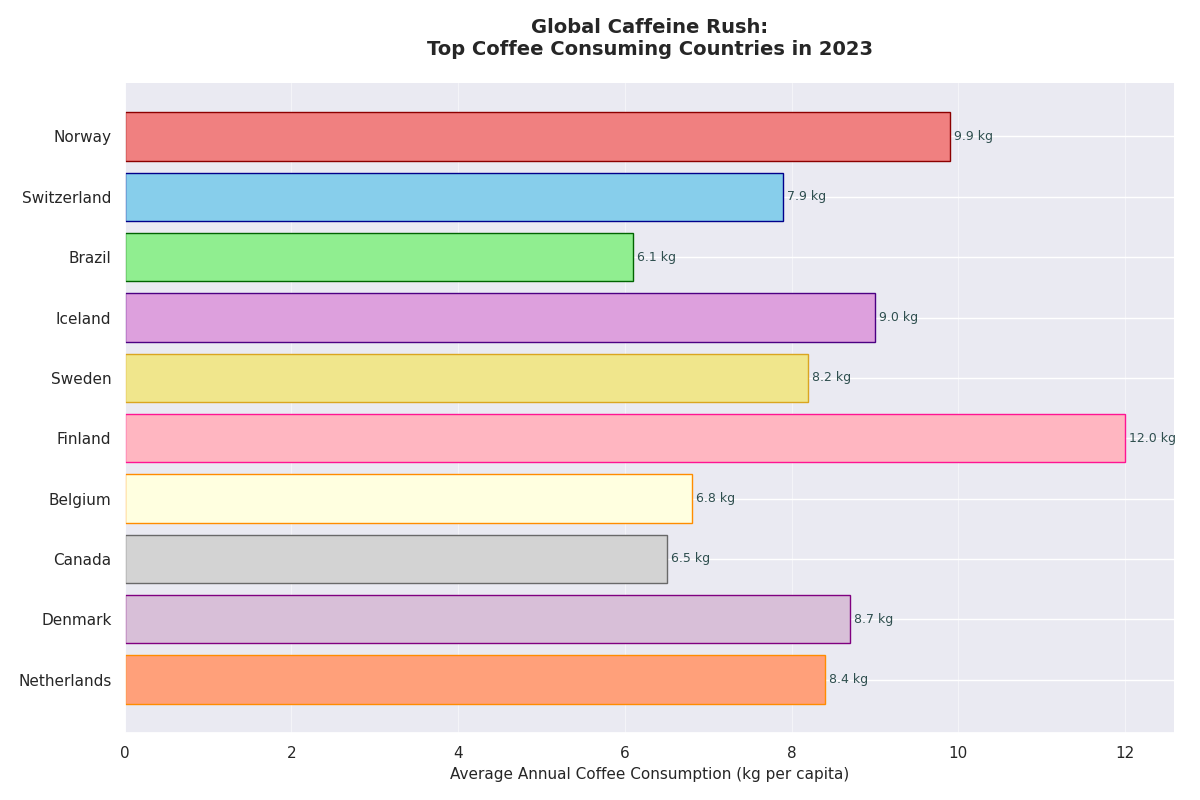

This figure's Python source:
import matplotlib.pyplot as plt
import numpy as np

# Original data
countries = ['Finland', 'Norway', 'Iceland', 'Denmark', 'Netherlands', 
             'Sweden', 'Switzerland', 'Belgium', 'Canada', 'Brazil']
consumption_kg = [12, 9.9, 9, 8.7, 8.4, 8.2, 7.9, 6.8, 6.5, 6.1]

# Shuffled data - manually altered
shuffled_countries = ['Norway', 'Switzerland', 'Brazil', 'Iceland', 'Sweden', 
                      'Finland', 'Belgium', 'Canada', 'Denmark', 'Netherlands']
shuffled_consumption_kg = [9.9, 7.9, 6.1, 9, 8.2, 12, 6.8, 6.5, 8.7, 8.4]

fig, ax = plt.subplots(figsize=(12, 8))

colors = ['lightcoral', 'skyblue', 'lightgreen', 'plum', 'khaki', 
          'lightpink', 'lightyellow', 'lightgrey', 'thistle', 'lightsalmon']
edge_colors = ['darkred', 'darkblue', 'darkgreen', 'indigo', 'goldenrod', 
               'deeppink', 'darkorange', 'dimgray', 'purple', 'darkorange']
linestyles = ['-', '--', '-.', ':', (0, (3, 5, 1, 5)), (0, (1, 10)), '-', '--', '-.', ':']

bars = ax.barh(shuffled_countries, shuffled_consumption_kg, color=colors, edgecolor=edge_colors)

ax.set_title('Global Caffeine Rush:\nTop Coffee Consuming Countries in 2023', fontsize=14, fontweight='bold', pad=20)
ax.set_xlabel('Average Annual Coffee Consumption (kg per capita)', fontsize=11)

for bar in bars:
    width = bar.get_width()
    ax.annotate(f'{width} kg',
                xy=(width, bar.get_y() + bar.get_height() / 2),
                xytext=(3, 0),
                textcoords='offset points',
                ha='left', va='center', fontsize=9, color='darkslategray')

ax.xaxis.grid(True, linestyle=linestyles[0], linewidth=0.8, alpha=0.5)
ax.set_axisbelow(True)

ax.invert_yaxis()

ax.spines['top'].set_visible(False)
ax.spines['right'].set_linewidth(1.5)

plt.tight_layout()

plt.show()
